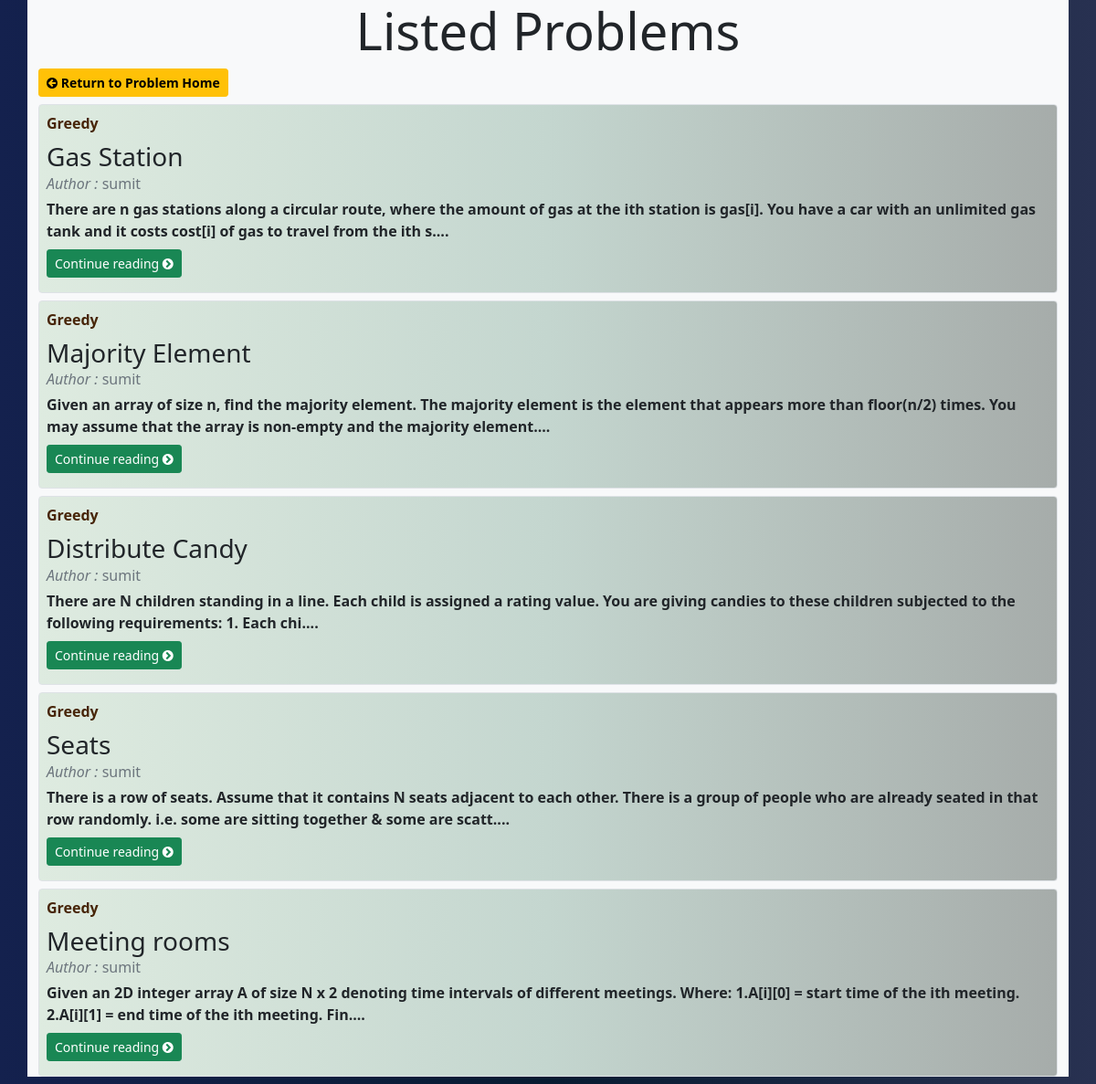
The page /prepare/Greedy/ on the database its author committed.
### ARTICLE/models.py (models this page shows)
class QUESTION(models.Model):
    user=models.ForeignKey(User,on_delete=models.CASCADE)
    tag=models.ForeignKey(TOPIC,on_delete=models.CASCADE)
    title=models.CharField(max_length=500)
    desc=models.TextField()
    problem_link=models.URLField(max_length=200,null=True,blank=True)
    constraint=models.TextField(null=True,blank=True,default="default constraint")
    p_in=models.TextField(null=True,blank=True)
    p_out=models.TextField(null=True,blank=True)
    p_exin=models.TextField(null=True,blank=True)
    p_exout=models.TextField(null=True,blank=True)
    p_code=models.TextField(null=True,blank=True)
    pyurl=models.URLField(max_length=200,null=True,blank=True,default="https://www.google.com/")

class TOPIC(models.Model):
    topic_name=models.CharField(max_length=50)
    def __str__(self):
        return self.topic_name

### ARTICLE/views.py (the view)
# urls.py: path('<str:tagname>/',views.showproblem,name="tag"),
def showproblem(request,tagname):
    tag=TOPIC.objects.get(topic_name=tagname)
    problems=QUESTION.objects.filter(tag=tag)
    if len(problems) == 0:
        return render(request,'JOBSEEKER/noproblem.html/')
    param={
        'problems':problems,
        'tag':tag,
    }
    return render(request,'JOBSEEKER/problems.html/',param)

### templates/JOBSEEKER/problems.html (shortened to what this page needs)
<!doctype html>
<html lang="en">
  <head>
       <link href="https://cdn.jsdelivr.net/npm/bootstrap@5.0.0-beta1/dist/css/bootstrap.min.css" rel="stylesheet">
    {% load static %}
   <link rel="stylesheet" href="https://cdnjs.cloudflare.com/ajax/libs/font-awesome/4.7.0/css/font-awesome.min.css">
  </head>
  <body>
<div class="container  bg-light">
<div class="jumbotron text-center">
  <h1 class="display-4">Listed Problems</h1>
  </div>
   <a href="/prepare/" class="btn btn-warning btn-sm  "><i class="fa fa-arrow-circle-left"></i> <strong>Return to Problem Home</strong></a>
{% for problem in problems %}
<div class="card p-2 my-2 border">
<strong class="d-inline-block mb-2" style="color:#472508;">{{problem.tag.topic_name}}</strong>
<h3 class="mb-0"><a class="text-dark" href="/prepare/{{problem.tag.topic_name}}/{{problem.id}}/" target="_blank">{{problem.title}}</a></h3>
<div class="mb-1 text-muted"><i>Author :</i> {{problem.user.username}} </div>
<p class="card-text mb-auto"><b>{{problem.desc|slice:":200"}}....</b></p>
<div>
<a href="/prepare/{{problem.tag.topic_name}}/{{problem.id}}/" target="_blank" class="btn btn-success btn-sm  my-2">Continue reading  <i class="fa fa-chevron-circle-right"></i></a>
</div>
</div>
{% endfor %}
</div>
  </body>
</html>

### templates/JOBSEEKER/problems.html (style rules this page uses)
* { padding:0; margin:0; box-sizing:border-box; }
body { background-image:linear-gradient(to right ,#14214E,#081b31,#283151); }
a { text-decoration: none; transition: .3s; }
.jumbotron { margin-bottom:0; margin-top:0; padding:0; }
.card { background-color:none; background-image: linear-gradient(to right , #deebe0,#c4d6cf,#a6acaa); }

### rows shown on the page
QUESTION: tag.topic_name "Greedy", title "Gas Station", user.username "sumit", desc "There are n gas stations along a circular route, where the amount of gas at the ith station is gas[i]. You have a car with an unlimited gas tank and it costs cost[i] of gas to travel from the ith s"
QUESTION: tag.topic_name "Greedy", title "Majority Element", user.username "sumit", desc "Given an array of size n, find the majority element. The majority element is the element that appears more than floor(n/2) times. You may assume that the array is non-empty and the majority element"
QUESTION: tag.topic_name "Greedy", title "Distribute Candy", user.username "sumit", desc "There are N children standing in a line. Each child is assigned a rating value. You are giving candies to these children subjected to the following requirements: 1. Each chi"
QUESTION: tag.topic_name "Greedy", title "Seats", user.username "sumit", desc "There is a row of seats. Assume that it contains N seats adjacent to each other. There is a group of people who are already seated in that row randomly. i.e. some are sitting together & some are scatt"
QUESTION: tag.topic_name "Greedy", title "Meeting rooms", user.username "sumit", desc "Given an 2D integer array A of size N x 2 denoting time intervals of different meetings. Where: 1.A[i][0] = start time of the ith meeting. 2.A[i][1] = end time of the ith meeting. Fin"
